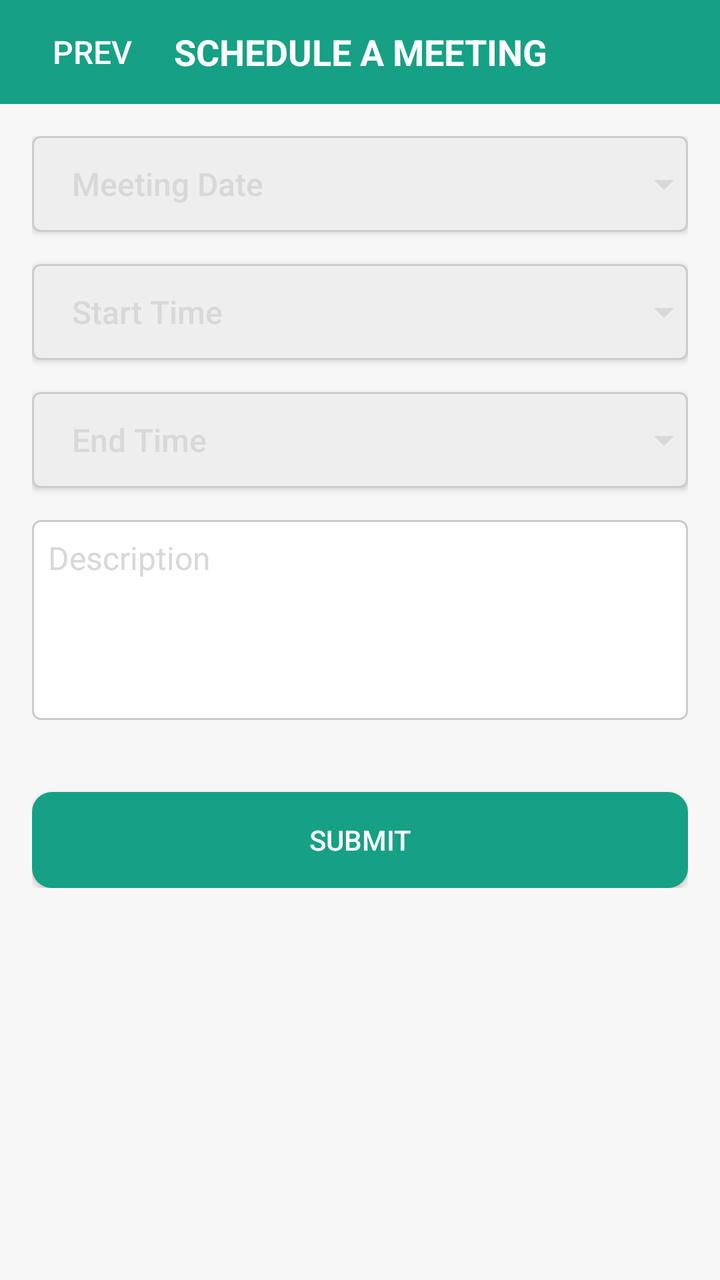
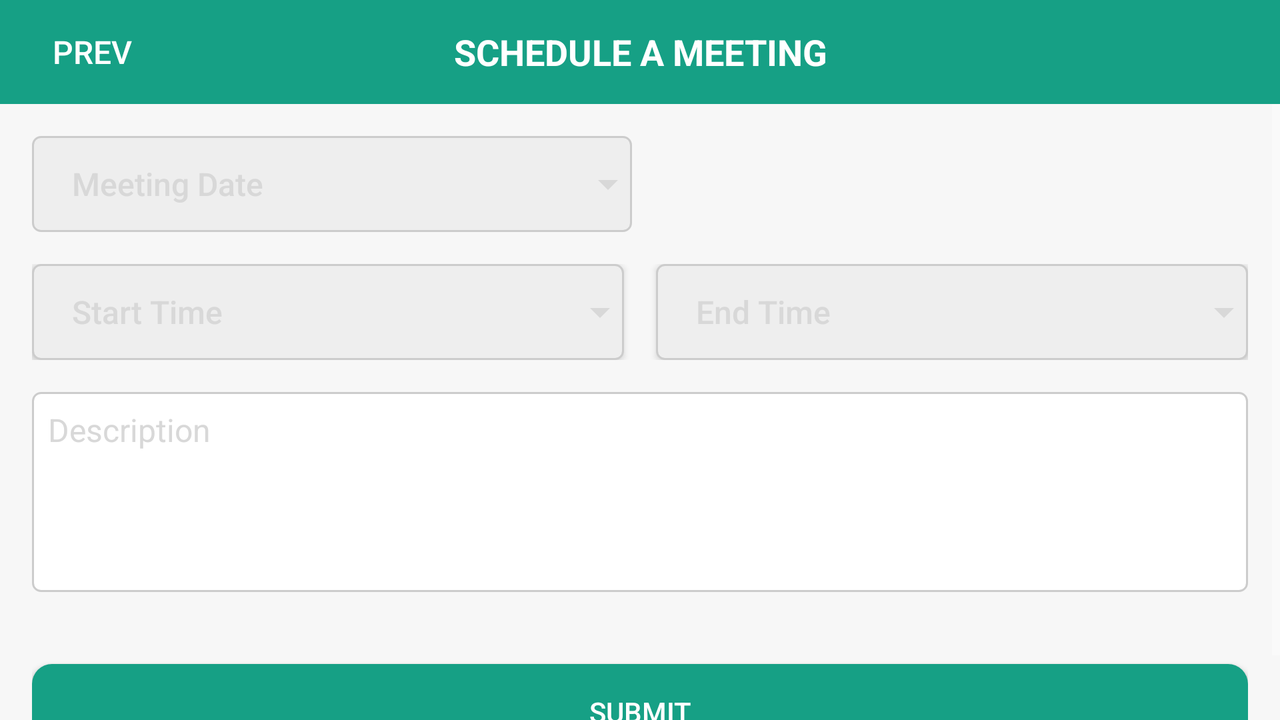

Two renders of one Android screen. The first uses the default layout on a phone; the second uses the alternative layout the repository ships for a different screen configuration, on a matching device. The two XML files are below.
<!-- AndroidManifest.xml: activity theme Theme.AppCompat.NoActionBar -->
<!-- res/layout/activity_meeting_schedule.xml -->
<?xml version="1.0" encoding="utf-8"?>
<LinearLayout xmlns:android="http://schemas.android.com/apk/res/android"
    xmlns:app="http://schemas.android.com/apk/res-auto"
    xmlns:tools="http://schemas.android.com/tools"
    android:layout_width="match_parent"
    android:layout_height="match_parent"
    android:background="#f7f7f7"
    android:orientation="vertical"
    tools:context=".MeetingScheduleActivity">

    <androidx.constraintlayout.widget.ConstraintLayout
        android:layout_width="match_parent"
        android:layout_height="wrap_content"
        android:id="@+id/schedule_layout_header"
        android:background="#16A085"
        android:padding="2dp">

        <Button
            android:layout_width="wrap_content"
            android:layout_height="wrap_content"
            android:id="@+id/button_prev"
            android:background="@android:color/transparent"
            android:drawableLeft="@drawable/ic_baseline_keyboard_arrow_left_24"
            android:text="@string/text_prev"
            android:textColor="#fff"
            android:textSize="16sp"
            android:padding="4dp"
            app:layout_constraintLeft_toLeftOf="parent"
            app:layout_constraintTop_toTopOf="parent"/>

        <TextView
            android:layout_width="0dp"
            android:layout_height="0dp"
            android:id="@+id/button_date"
            android:text="@string/schedule_meeting"
            android:textSize="18sp"
            android:textColor="#fff"
            android:textStyle="bold"
            android:gravity="center"
            app:layout_constraintTop_toTopOf="parent"
            app:layout_constraintLeft_toLeftOf="parent"
            app:layout_constraintRight_toRightOf="parent"
            app:layout_constraintBottom_toBottomOf="parent"/>
    </androidx.constraintlayout.widget.ConstraintLayout>

    <ScrollView
        android:layout_width="match_parent"
        android:layout_height="match_parent"
        android:id="@+id/schedule_scroll_view">
        <androidx.constraintlayout.widget.ConstraintLayout
            android:layout_width="match_parent"
            android:layout_height="wrap_content"
            android:padding="16dp">

            <Button
                android:layout_width="match_parent"
                android:layout_height="wrap_content"
                android:id="@+id/button_meeting_date"
                android:hint="Meeting Date"
                android:textColorHint="#D8D8D8"
                android:textColor="#424242"
                android:textSize="16dp"
                android:paddingLeft="20dp"
                android:background="@drawable/dropdown_back"
                android:drawableRight="@drawable/ic_baseline_arrow_drop_down_24"
                android:gravity="start|center_vertical"
                app:layout_constraintTop_toTopOf="parent"
                app:layout_constraintLeft_toLeftOf="parent"
                app:layout_constraintRight_toRightOf="parent"/>

            <Button
                android:layout_width="match_parent"
                android:layout_height="wrap_content"
                android:id="@+id/button_meeting_start_time"
                android:hint="Start Time"
                android:textColorHint="#D8D8D8"
                android:textColor="#424242"
                android:textSize="16dp"
                android:paddingLeft="20dp"
                android:layout_marginTop="16dp"
                android:background="@drawable/dropdown_back"
                android:drawableRight="@drawable/ic_baseline_arrow_drop_down_24"
                android:gravity="start|center_vertical"
                app:layout_constraintTop_toBottomOf="@+id/button_meeting_date"
                app:layout_constraintLeft_toLeftOf="parent"
                app:layout_constraintRight_toRightOf="parent"/>

            <Button
                android:layout_width="match_parent"
                android:layout_height="wrap_content"
                android:id="@+id/button_meeting_end_time"
                android:hint="End Time"
                android:textColorHint="#D8D8D8"
                android:textColor="#424242"
                android:textSize="16dp"
                android:paddingLeft="20dp"
                android:layout_marginTop="16dp"
                android:background="@drawable/dropdown_back"
                android:drawableRight="@drawable/ic_baseline_arrow_drop_down_24"
                android:gravity="start|center_vertical"
                app:layout_constraintTop_toBottomOf="@+id/button_meeting_start_time"
                app:layout_constraintLeft_toLeftOf="parent"
                app:layout_constraintRight_toRightOf="parent"/>

            <EditText
                android:layout_width="match_parent"
                android:layout_height="100dp"
                android:id="@+id/meeting_desc_text"
                android:hint="Description"
                android:textColorHint="#D8D8D8"
                android:textColor="#424242"
                android:padding="8dp"
                android:gravity="left|top"
                android:textSize="16dp"
                android:layout_marginTop="16dp"
                android:background="@drawable/edit_back"
                app:layout_constraintTop_toBottomOf="@+id/button_meeting_end_time"
                app:layout_constraintLeft_toLeftOf="parent"
                app:layout_constraintRight_toRightOf="parent" />

            <Button
                android:layout_width="match_parent"
                android:layout_height="wrap_content"
                android:id="@+id/schedule_submit"
                android:text="SUBMIT"
                android:textColor="#ffffff"
                android:background="@drawable/button_back"
                android:layout_marginTop="36dp"
                app:layout_constraintTop_toBottomOf="@+id/meeting_desc_text"
                app:layout_constraintLeft_toLeftOf="parent"
                app:layout_constraintRight_toRightOf="parent" />
        </androidx.constraintlayout.widget.ConstraintLayout>
    </ScrollView>

</LinearLayout>
<!-- resources referenced by this layout -->
<resources>
  <!-- drawable button_back (drawable) -->
  <?xml version="1.0" encoding="utf-8"?>
  <shape xmlns:android="http://schemas.android.com/apk/res/android"
      android:shape="rectangle">
      <solid android:color="#16A085" />
      <corners android:radius="10dp" />
  </shape>
  <!-- drawable dropdown_back (drawable) -->
  <?xml version="1.0" encoding="utf-8"?>
  <shape xmlns:android="http://schemas.android.com/apk/res/android"
      android:shape="rectangle">
  
      <solid android:color="#eeeeee" />
      <corners android:radius="4dp" />
      <stroke android:color="#CCCCCC" android:width="1dp"/>
  
  </shape>
  <!-- drawable edit_back (drawable) -->
  <?xml version="1.0" encoding="utf-8"?>
  <shape xmlns:android="http://schemas.android.com/apk/res/android"
      android:shape="rectangle">
      <solid android:color="@android:color/white" />
      <corners android:radius="4dp" />
      <stroke android:color="#CCCCCC" android:width="1dp"/>
  </shape>
  <!-- drawable ic_baseline_arrow_drop_down_24 (drawable) -->
  <vector android:height="24dp" android:tint="#D8D8D8"
      android:viewportHeight="24" android:viewportWidth="24"
      android:width="24dp" xmlns:android="http://schemas.android.com/apk/res/android">
      <path android:fillColor="@android:color/white" android:pathData="M7,10l5,5 5,-5z"/>
  </vector>
  <string name="schedule_meeting">SCHEDULE A MEETING</string>
  <string name="text_prev">PREV</string>
</resources>
<!-- res/layout-land/activity_meeting_schedule.xml (the repository's variant of the layout above) -->
<!-- drawn on the phone turned sideways -->
<?xml version="1.0" encoding="utf-8"?>
<LinearLayout xmlns:android="http://schemas.android.com/apk/res/android"
    xmlns:app="http://schemas.android.com/apk/res-auto"
    xmlns:tools="http://schemas.android.com/tools"
    android:layout_width="match_parent"
    android:layout_height="match_parent"
    android:background="#f7f7f7"
    android:orientation="vertical"
    tools:context=".MeetingScheduleActivity">

    <androidx.constraintlayout.widget.ConstraintLayout
        android:layout_width="match_parent"
        android:layout_height="wrap_content"
        android:id="@+id/schedule_layout_header"
        android:background="#16A085"
        android:padding="2dp">

        <Button
            android:layout_width="wrap_content"
            android:layout_height="wrap_content"
            android:id="@+id/button_prev"
            android:background="@android:color/transparent"
            android:drawableLeft="@drawable/ic_baseline_keyboard_arrow_left_24"
            android:text="@string/text_prev"
            android:textColor="#fff"
            android:textSize="16sp"
            android:padding="4dp"
            app:layout_constraintLeft_toLeftOf="parent"
            app:layout_constraintTop_toTopOf="parent"/>

        <TextView
            android:layout_width="0dp"
            android:layout_height="0dp"
            android:id="@+id/button_date"
            android:text="@string/schedule_meeting"
            android:textSize="18sp"
            android:textColor="#fff"
            android:textStyle="bold"
            android:gravity="center"
            app:layout_constraintTop_toTopOf="parent"
            app:layout_constraintLeft_toLeftOf="parent"
            app:layout_constraintRight_toRightOf="parent"
            app:layout_constraintBottom_toBottomOf="parent"/>
    </androidx.constraintlayout.widget.ConstraintLayout>

    <ScrollView
        android:layout_width="match_parent"
        android:layout_height="match_parent"
        android:id="@+id/schedule_scroll_view">
        <androidx.constraintlayout.widget.ConstraintLayout
            android:layout_width="match_parent"
            android:layout_height="wrap_content"
            android:padding="16dp">

            <LinearLayout
                android:layout_width="match_parent"
                android:layout_height="match_parent"
                android:id="@+id/layout_1"
                android:orientation="horizontal"
                android:weightSum="1"
                app:layout_constraintTop_toTopOf="parent"
                app:layout_constraintLeft_toLeftOf="parent"
                app:layout_constraintRight_toRightOf="parent">

                <Button
                    android:layout_width="0dp"
                    android:layout_weight="0.5"
                    android:layout_height="wrap_content"
                    android:id="@+id/button_meeting_date"
                    android:hint="Meeting Date"
                    android:textColorHint="#D8D8D8"
                    android:textColor="#424242"
                    android:textSize="16dp"
                    android:paddingLeft="20dp"
                    android:layout_marginRight="8dp"
                    android:background="@drawable/dropdown_back"
                    android:drawableRight="@drawable/ic_baseline_arrow_drop_down_24"
                    android:gravity="start|center_vertical"
                    app:layout_constraintTop_toTopOf="parent"
                    app:layout_constraintLeft_toLeftOf="parent"
                    app:layout_constraintRight_toRightOf="parent"/>
            </LinearLayout>

            <LinearLayout
                android:layout_width="match_parent"
                android:layout_height="match_parent"
                android:id="@+id/layout_2"
                android:orientation="horizontal"
                android:weightSum="1"
                android:layout_marginTop="16dp"
                app:layout_constraintTop_toBottomOf="@+id/layout_1"
                app:layout_constraintLeft_toLeftOf="parent"
                app:layout_constraintRight_toRightOf="parent">

                <Button
                    android:layout_width="0dp"
                    android:layout_weight="0.5"
                    android:layout_height="wrap_content"
                    android:id="@+id/button_meeting_start_time"
                    android:hint="Start Time"
                    android:textColorHint="#D8D8D8"
                    android:textColor="#424242"
                    android:textSize="16dp"
                    android:paddingLeft="20dp"
                    android:layout_marginRight="8dp"
                    android:background="@drawable/dropdown_back"
                    android:drawableRight="@drawable/ic_baseline_arrow_drop_down_24"
                    android:gravity="start|center_vertical"/>

                <Button
                    android:layout_width="0dp"
                    android:layout_weight="0.5"
                    android:layout_height="wrap_content"
                    android:id="@+id/button_meeting_end_time"
                    android:hint="End Time"
                    android:textColorHint="#D8D8D8"
                    android:textColor="#424242"
                    android:textSize="16dp"
                    android:paddingLeft="20dp"
                    android:layout_marginLeft="8dp"
                    android:background="@drawable/dropdown_back"
                    android:drawableRight="@drawable/ic_baseline_arrow_drop_down_24"
                    android:gravity="start|center_vertical"/>

            </LinearLayout>

            <EditText
                android:layout_width="match_parent"
                android:layout_height="100dp"
                android:id="@+id/meeting_desc_text"
                android:hint="Description"
                android:textColorHint="#D8D8D8"
                android:textColor="#424242"
                android:padding="8dp"
                android:gravity="left|top"
                android:textSize="16dp"
                android:layout_marginTop="16dp"
                android:background="@drawable/edit_back"
                app:layout_constraintTop_toBottomOf="@+id/layout_2"
                app:layout_constraintLeft_toLeftOf="parent"
                app:layout_constraintRight_toRightOf="parent" />

            <Button
                android:layout_width="match_parent"
                android:layout_height="wrap_content"
                android:id="@+id/schedule_submit"
                android:text="SUBMIT"
                android:textColor="#ffffff"
                android:background="@drawable/button_back"
                android:layout_marginTop="36dp"
                app:layout_constraintTop_toBottomOf="@+id/meeting_desc_text"
                app:layout_constraintLeft_toLeftOf="parent"
                app:layout_constraintRight_toRightOf="parent" />
        </androidx.constraintlayout.widget.ConstraintLayout>
    </ScrollView>

</LinearLayout>
